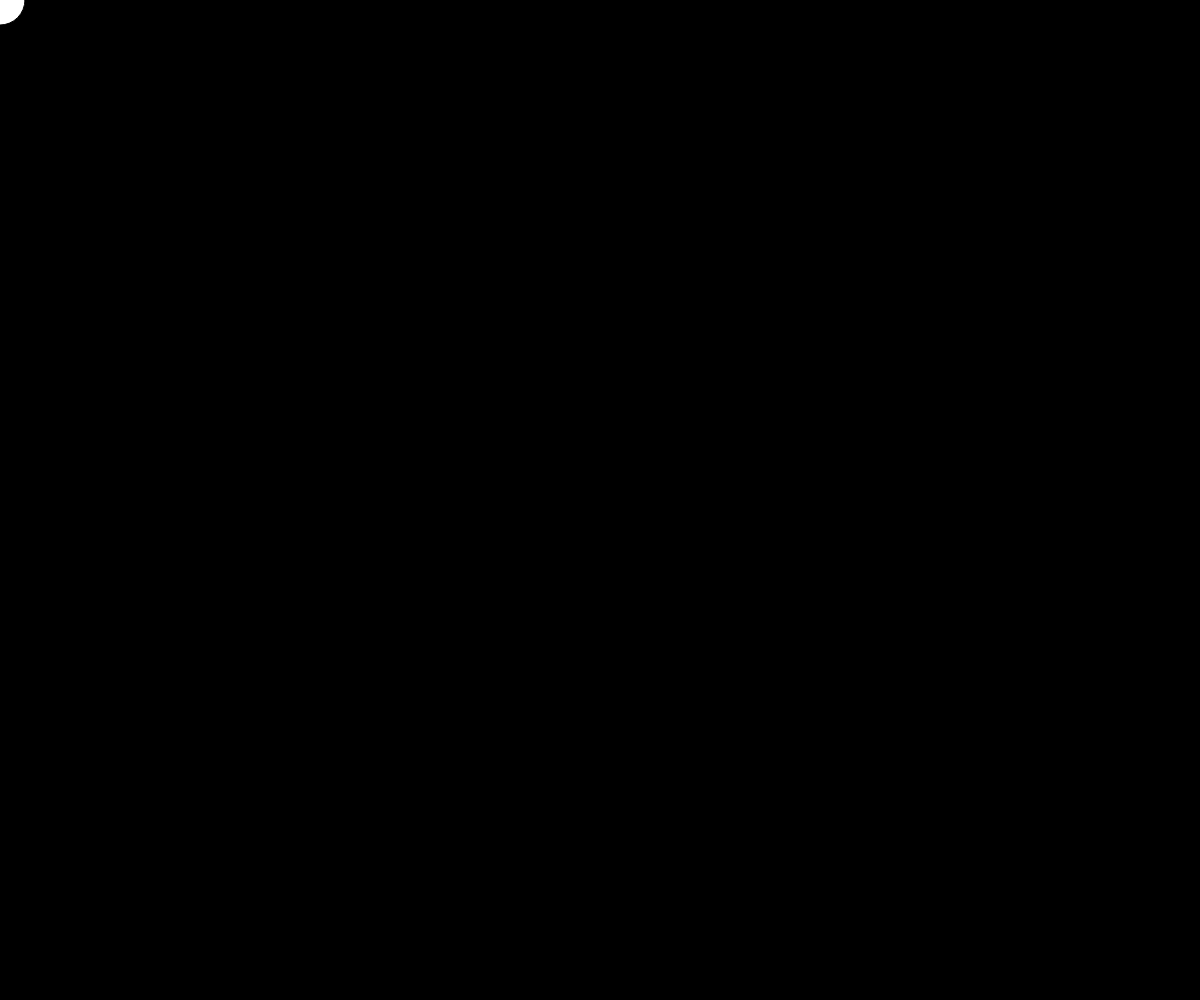
Frame 1 (no input)
Frame 60 (no input): identical to frame 1, image omitted
Frame 120 (the mouse pressed at the canvas centre since frame 60): identical to frame 1, image omitted

The p5.js sketch that drew this single still picture (run headless with seeded random() and noise() and a simulated clock; from frame 60 on, the mouse is pressed at the canvas centre):

// p5.js sketch
// ── sketch.js
// Basics of Coordinate Systems 
// Ahnaaf Islam
// In Python, we wrote "run-to-completion"
//    (start at top, end at the bottom)
// 
// In p5.js, we write "interactive"
//    setup() -> runs once, at the start
//     draw() -> runs over and over (after setup)
//           targeting 60 times per second
//
// screen is updated at bottom of draw


function setup() {
  createCanvas(windowWidth, windowHeight);
}

function draw() {
  background(0); //wipes the screen
  //      x  y  dia
  circle(0, 0, 50);
}
